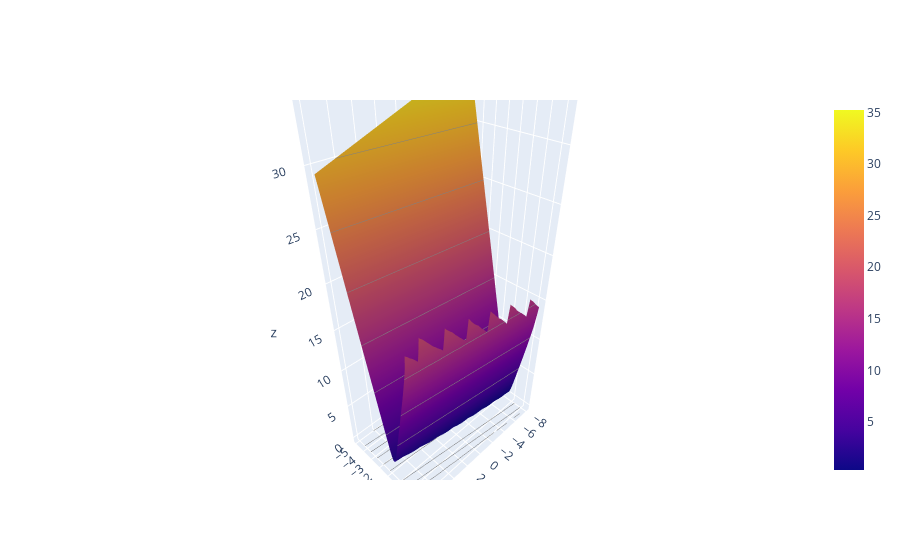

The notebook cell this image was saved under:
### Code cell
with np.errstate(invalid='ignore', divide='ignore'):
    uvalues = np.linspace(-8,8,70)
    vvalues = np.linspace(-5,5,70)
    (u,v) = np.meshgrid(uvalues, vvalues)
    thetas = np.vstack((u.flatten(),v.flatten()))
    lr_loss_values = np.array([lr_avg_loss(t, X_intercept_train, Y_train) for t in thetas.T])
    lr_loss_surface = go.Surface(name="Logistic Regression Loss",
            x=u, y=v, z=np.reshape(lr_loss_values,(len(uvalues), len(vvalues))),
            contours=dict(z=dict(show=True, color="gray", project=dict(z=True)))
        )
    fig = go.Figure(data=[lr_loss_surface])
    # fig.update_layout(
    #     scene = dict(
    #         xaxis_title='theta_1',
    #         yaxis_title='theta_2',
    #         zaxis_title='Loss'),
    #         width=700,
    #         margin=dict(r=20, l=10, b=10, t=10))
    py.iplot(fig)

### Figure 1 — Plotly figure (JSON) as saved in the notebook; plotly's stock layout.template omitted (floating-point values rounded to 4 significant figures; data arrays with more than 128 entries replaced by an {"elided": "..."} marker saying what was removed)
{"data": [{"contours": {"z": {"color": "gray", "project": {"z": true}, "show": true}}, "name": "Logistic Regression Loss", "type": "surface", "x": {"elided": "70x70 float values"}, "y": {"elided": "70x70 float values"}, "z": {"elided": "70x70 float values"}}], "layout": {}}
